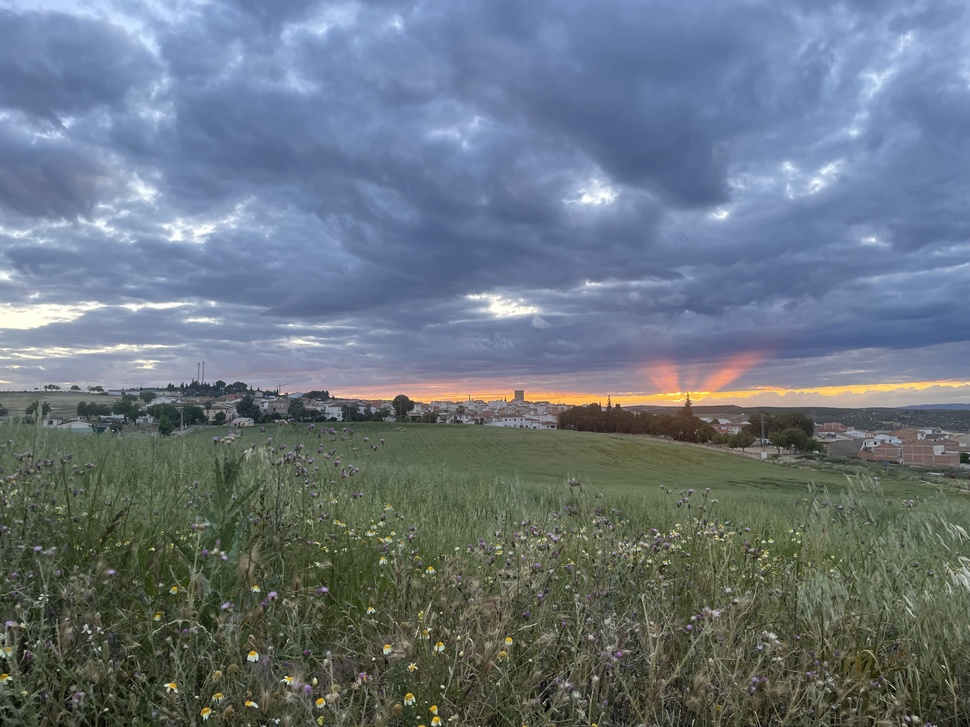
#> input picture ejercicioscapitulo7/imagen.jpg, 970 x 727 px, shrunk from 4032 x 3024 before the run
$ python perfil_intensidad.py
#> lines starting #> are read from the running program, lines starting #| are printed output that depends on the picture
#perfil_intensidad.py
import cv2
import numpy as np
import matplotlib.pyplot as plt

img = cv2.imread('imagen.jpg', cv2.IMREAD_GRAYSCALE)
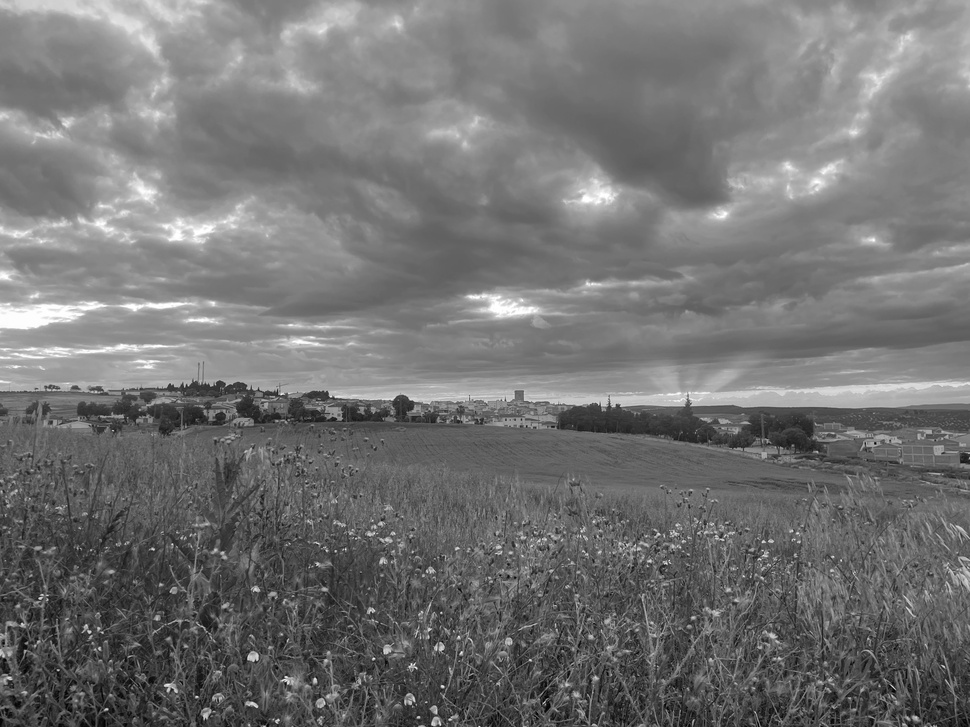
#> img: shape (727, 970); min 0, max 255, mean 114.9
h, w = img.shape
#> h = 727; w = 970

# Definir una línea horizontal a la mitad de la imagen
fila = h // 2
#> fila = 363
perfil = img[fila, :]
#> perfil = 970 values, max 226 at index 147, min 103 at index 203, mean 138.2

plt.figure(figsize=(12, 4))
plt.subplot(121)
plt.imshow(img, cmap='gray')
plt.axhline(y=fila, color='r') # Dibujar línea de referencia
plt.title('Imagen con línea de perfil')

plt.subplot(122)
plt.plot(perfil)
plt.title('Perfil de intensidad (Fila Central)')
plt.xlabel('Columna')
plt.ylabel('Intensidad')
plt.show()
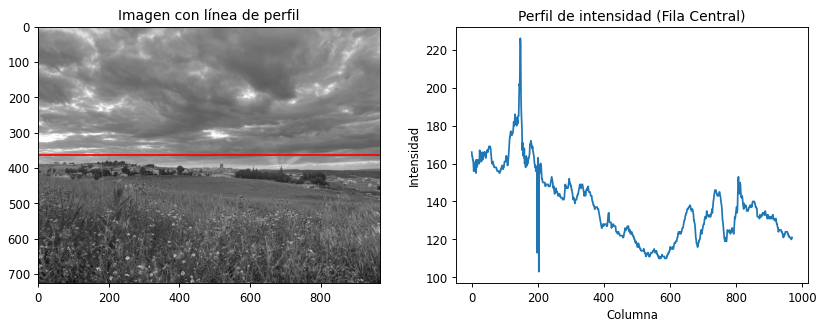
#> figure drawn by matplotlib, 2 panels; panel 2: curve peaks at x = 147, y = 226
